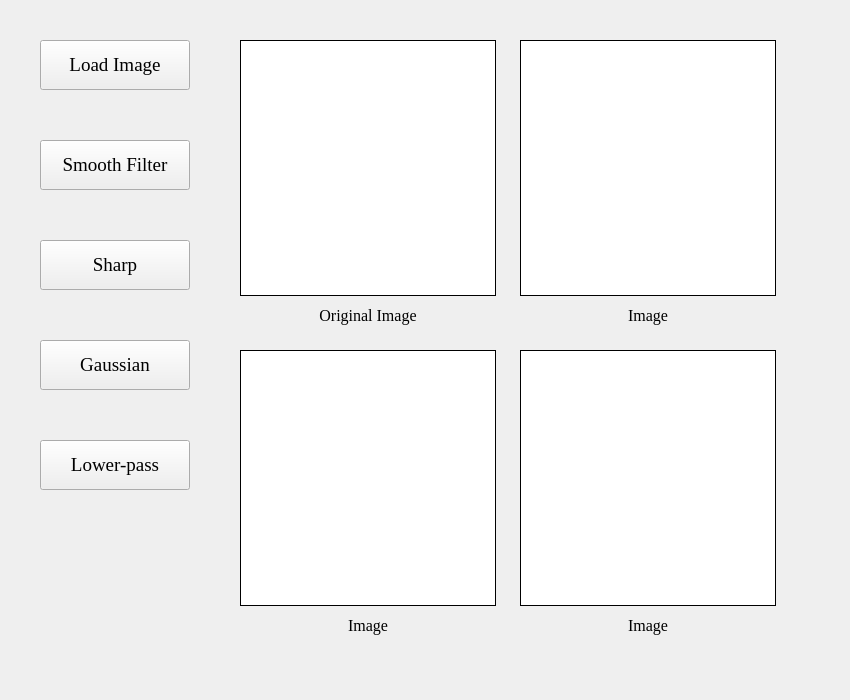
<?xml version="1.0" encoding="UTF-8"?>
<ui version="4.0">
 <class>MainWindow</class>
 <widget class="QWidget" name="MainWindow">
  <property name="geometry">
   <rect>
    <x>0</x>
    <y>0</y>
    <width>850</width>
    <height>700</height>
   </rect>
  </property>
  <property name="windowTitle">
   <string>Form</string>
  </property>
  <widget class="QPushButton" name="LoadImageBtn">
   <property name="geometry">
    <rect>
     <x>40</x>
     <y>40</y>
     <width>150</width>
     <height>50</height>
    </rect>
   </property>
   <property name="font">
    <font>
     <family>Times New Roman</family>
     <pointsize>14</pointsize>
    </font>
   </property>
   <property name="text">
    <string>Load Image</string>
   </property>
   <property name="iconSize">
    <size>
     <width>16</width>
     <height>16</height>
    </size>
   </property>
  </widget>
  <widget class="QPushButton" name="SmoothFilterBtn">
   <property name="geometry">
    <rect>
     <x>40</x>
     <y>140</y>
     <width>150</width>
     <height>50</height>
    </rect>
   </property>
   <property name="font">
    <font>
     <family>Times New Roman</family>
     <pointsize>14</pointsize>
    </font>
   </property>
   <property name="text">
    <string>Smooth Filter</string>
   </property>
   <property name="iconSize">
    <size>
     <width>16</width>
     <height>16</height>
    </size>
   </property>
  </widget>
  <widget class="QPushButton" name="SharpBtn">
   <property name="geometry">
    <rect>
     <x>40</x>
     <y>240</y>
     <width>150</width>
     <height>50</height>
    </rect>
   </property>
   <property name="font">
    <font>
     <family>Times New Roman</family>
     <pointsize>14</pointsize>
    </font>
   </property>
   <property name="text">
    <string>Sharp</string>
   </property>
   <property name="iconSize">
    <size>
     <width>16</width>
     <height>16</height>
    </size>
   </property>
  </widget>
  <widget class="QLabel" name="Image_LU">
   <property name="geometry">
    <rect>
     <x>240</x>
     <y>40</y>
     <width>256</width>
     <height>256</height>
    </rect>
   </property>
   <property name="styleSheet">
    <string notr="true">background-color:rgb(255,255,255)</string>
   </property>
   <property name="frameShape">
    <enum>QFrame::Box</enum>
   </property>
   <property name="text">
    <string/>
   </property>
  </widget>
  <widget class="QLabel" name="ImageLabel_LU">
   <property name="geometry">
    <rect>
     <x>240</x>
     <y>300</y>
     <width>256</width>
     <height>30</height>
    </rect>
   </property>
   <property name="font">
    <font>
     <family>Times New Roman</family>
     <pointsize>12</pointsize>
    </font>
   </property>
   <property name="text">
    <string>Original Image</string>
   </property>
   <property name="alignment">
    <set>Qt::AlignCenter</set>
   </property>
  </widget>
  <widget class="QLabel" name="ImageLabel_RU">
   <property name="geometry">
    <rect>
     <x>520</x>
     <y>300</y>
     <width>256</width>
     <height>30</height>
    </rect>
   </property>
   <property name="font">
    <font>
     <family>Times New Roman</family>
     <pointsize>12</pointsize>
    </font>
   </property>
   <property name="text">
    <string>Image</string>
   </property>
   <property name="alignment">
    <set>Qt::AlignCenter</set>
   </property>
  </widget>
  <widget class="QLabel" name="Image_RU">
   <property name="geometry">
    <rect>
     <x>520</x>
     <y>40</y>
     <width>256</width>
     <height>256</height>
    </rect>
   </property>
   <property name="styleSheet">
    <string notr="true">background-color:rgb(255,255,255)</string>
   </property>
   <property name="frameShape">
    <enum>QFrame::Box</enum>
   </property>
   <property name="text">
    <string/>
   </property>
  </widget>
  <widget class="QLabel" name="Image_LD">
   <property name="geometry">
    <rect>
     <x>240</x>
     <y>350</y>
     <width>256</width>
     <height>256</height>
    </rect>
   </property>
   <property name="styleSheet">
    <string notr="true">background-color:rgb(255,255,255)</string>
   </property>
   <property name="frameShape">
    <enum>QFrame::Box</enum>
   </property>
   <property name="text">
    <string/>
   </property>
  </widget>
  <widget class="QLabel" name="ImageLabel_LD">
   <property name="geometry">
    <rect>
     <x>240</x>
     <y>610</y>
     <width>256</width>
     <height>30</height>
    </rect>
   </property>
   <property name="font">
    <font>
     <family>Times New Roman</family>
     <pointsize>12</pointsize>
    </font>
   </property>
   <property name="text">
    <string>Image</string>
   </property>
   <property name="alignment">
    <set>Qt::AlignCenter</set>
   </property>
  </widget>
  <widget class="QLabel" name="Image_RD">
   <property name="geometry">
    <rect>
     <x>520</x>
     <y>350</y>
     <width>256</width>
     <height>256</height>
    </rect>
   </property>
   <property name="styleSheet">
    <string notr="true">background-color:rgb(255,255,255)</string>
   </property>
   <property name="frameShape">
    <enum>QFrame::Box</enum>
   </property>
   <property name="text">
    <string/>
   </property>
  </widget>
  <widget class="QLabel" name="ImageLabel_RD">
   <property name="geometry">
    <rect>
     <x>520</x>
     <y>610</y>
     <width>256</width>
     <height>30</height>
    </rect>
   </property>
   <property name="font">
    <font>
     <family>Times New Roman</family>
     <pointsize>12</pointsize>
    </font>
   </property>
   <property name="text">
    <string>Image</string>
   </property>
   <property name="alignment">
    <set>Qt::AlignCenter</set>
   </property>
  </widget>
  <widget class="QPushButton" name="LowerpassBtn">
   <property name="geometry">
    <rect>
     <x>40</x>
     <y>440</y>
     <width>150</width>
     <height>50</height>
    </rect>
   </property>
   <property name="font">
    <font>
     <family>Times New Roman</family>
     <pointsize>14</pointsize>
    </font>
   </property>
   <property name="text">
    <string>Lower-pass</string>
   </property>
   <property name="iconSize">
    <size>
     <width>16</width>
     <height>16</height>
    </size>
   </property>
  </widget>
  <widget class="QPushButton" name="GaussianBtn">
   <property name="geometry">
    <rect>
     <x>40</x>
     <y>340</y>
     <width>150</width>
     <height>50</height>
    </rect>
   </property>
   <property name="font">
    <font>
     <family>Times New Roman</family>
     <pointsize>14</pointsize>
    </font>
   </property>
   <property name="text">
    <string>Gaussian</string>
   </property>
   <property name="iconSize">
    <size>
     <width>16</width>
     <height>16</height>
    </size>
   </property>
  </widget>
 </widget>
 <resources/>
 <connections/>
</ui>
